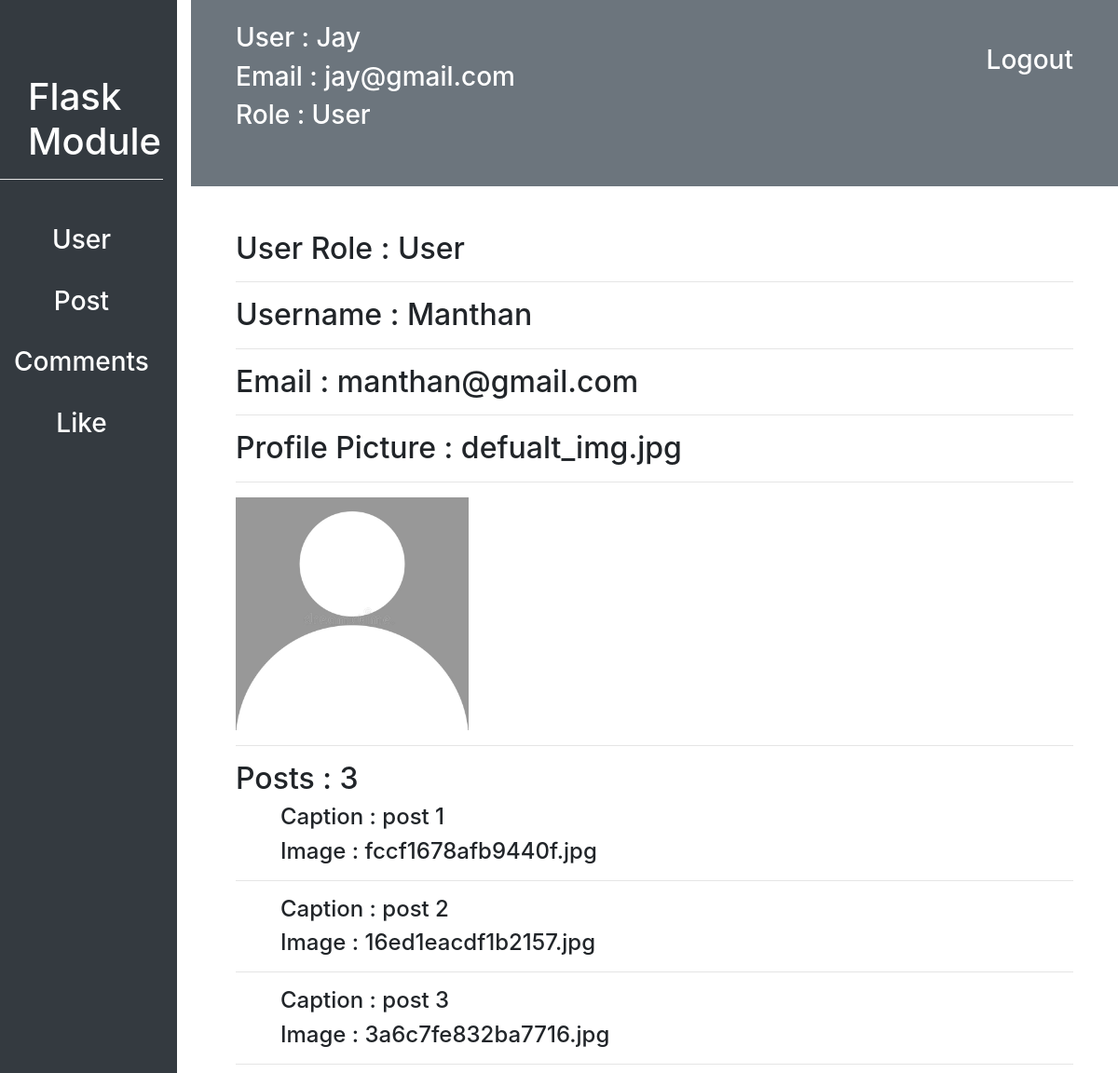
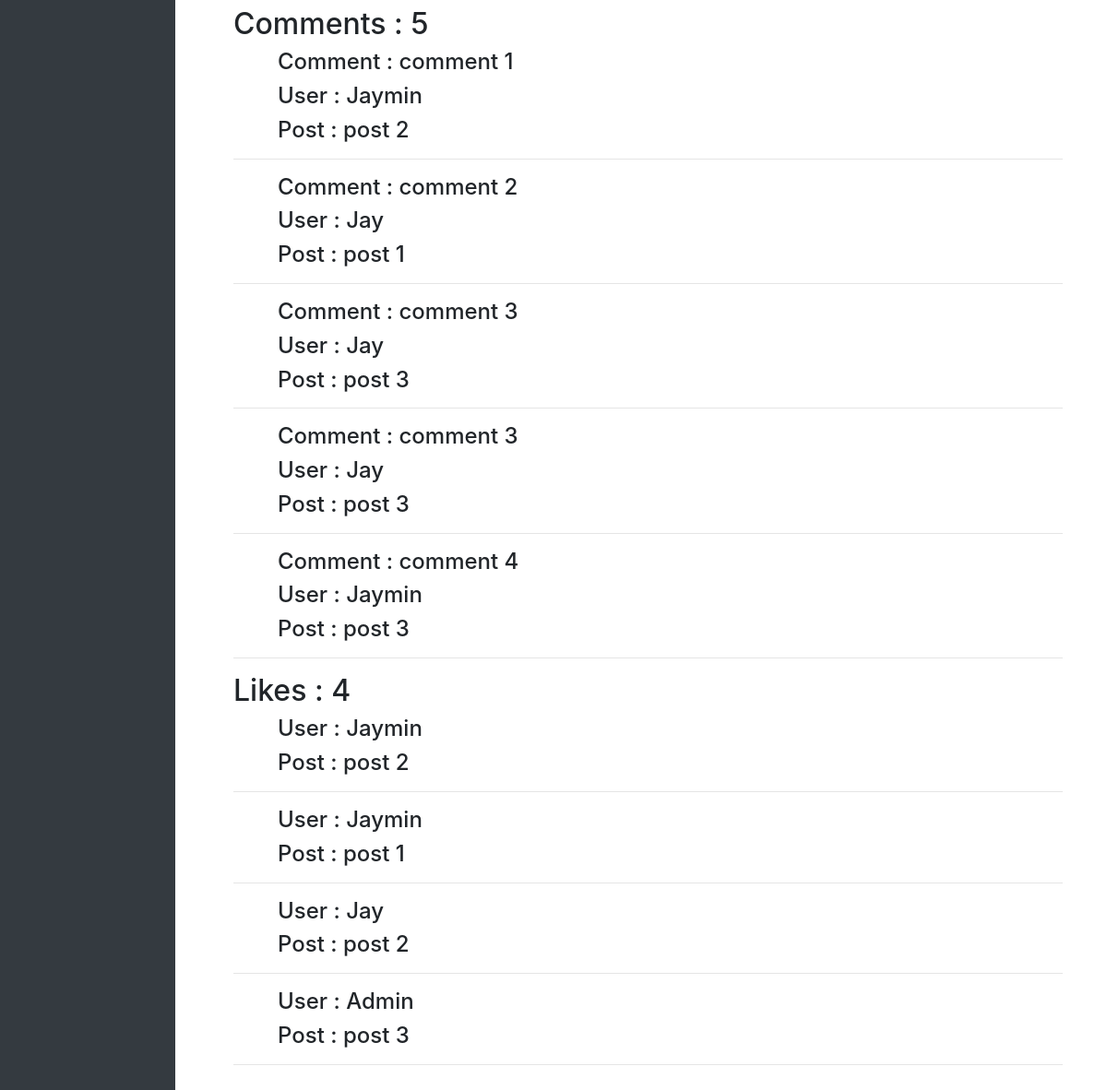
/customadmin/1/user_detail (signed in), run on the app's committed database (2 pictures, top to bottom).
### flask_module/user/models.py (models this page shows, shortened)
class User(db.Model, UserMixin):
    id = db.Column(db.Integer, primary_key=True)
    username = db.Column(db.String(20), unique=True, nullable=False)
    email = db.Column(db.String(30), unique=True, nullable=False)
    profile_picture = db.Column(db.String(70), nullable=False, default="defualt_img.jpg")
    password = db.Column(db.String(15), nullable=False)
    like = db.relationship("Likes", backref="user", lazy=True, cascade = "all, delete, delete-orphan", )
    post = db.relationship("Post", backref="user", lazy=True, cascade = "all, delete, delete-orphan", )
    comment = db.relationship("Comments", backref="user", lazy=True, cascade = "all, delete, delete-orphan", )
    following = db.relationship("User",
                    secondary=connected_user,
                    primaryjoin=id==connected_user.c.parent_id,
                    secondaryjoin=id==connected_user.c.children_id,
                    backref="followed_by")
    role_id = db.Column(db.Integer, db.ForeignKey("role.id"), nullable=False)

class Role(db.Model):
    id = db.Column(db.Integer, primary_key=True)
    name = db.Column(db.String(20), unique=True, nullable=False)
    user = db.relationship("User", backref="role")

### flask_module/posts/models.py (models this page shows, shortened)
class Post(db.Model):
    id = db.Column(db.Integer, primary_key=True)
    image = db.Column(db.String(70), nullable=False)
    caption = db.Column(db.String(20), nullable=False)
    created_at = db.Column(db.DateTime, nullable=False, default=datetime.now())
    user_id = db.Column(db.Integer, db.ForeignKey("user.id"), nullable=False)
    comment = db.relationship("Comments", backref="post", lazy=True, cascade = "all, delete, delete-orphan", )
    likes = db.relationship("Likes", backref="post", lazy=True, cascade = "all, delete, delete-orphan", )

class Comments(db.Model):
    id = db.Column(db.Integer, primary_key=True)
    user_id = db.Column(db.Integer, db.ForeignKey("user.id"), nullable=False)
    post_id = db.Column(db.Integer, db.ForeignKey("post.id"), nullable=False)
    comment = db.Column(db.String(200), nullable=True)

class Likes(db.Model):
    id = db.Column(db.Integer, primary_key=True)
    user_id = db.Column(db.Integer, db.ForeignKey("user.id"), nullable=False)
    post_id = db.Column(db.Integer, db.ForeignKey("post.id"), nullable=False)

### flask_module/customadmin/routes.py (the view)
@customadmin.route("/customadmin/<int:user_id>/user_detail")
@login_required
def user_detail(user_id):
    user = User.query.filter_by(id=user_id).first()
    return render_template("customadmin/users/user_detail.html", user=user)

### flask_module/customadmin/routes.py (called while the page is built)
def login_required(f):
    @wraps(f)
    def decorated_function(*args, **kwargs):
        if current_user.is_authenticated is False:
            return redirect(url_for('customadmin.login'))
        return f(*args, **kwargs)
    return decorated_function

### flask_module/user/models.py (called while the page is built)
@login_manager.user_loader
def load_user(user_id):
    return User.query.filter_by(id=int(user_id)).first()

### flask_module/templates/customadmin/users/user_detail.html
{% extends "customadmin/dashboard.html" %}
{% block contant %}
<div class="m-5">
    <h2>User Role : {{user.role.name}}</h2>
    <hr>
    <h2>Username : {{user.username}}</h2>
    <hr>
    <h2>Email : {{user.email}}</h2>
    <hr>
    <h2>Profile Picture : {{user.profile_picture}}</h2>
    <hr>
    <img src="{{ url_for('static', filename='images/'+user.profile_picture) }}" alt="" style="height: 250px;">
    <hr>
    <h2>Posts : {{user.post|length}}</h2>
    {% for post in user.post %}
        <h4 class="ml-5">Caption : {{post.caption}}</h4>
        <h4 class="ml-5">Image : {{post.image}}</h4>
        <hr>
    {% endfor %}
    <h2>Comments : {{user.comment|length}}</h2>
    {% for comment in user.comment %}
        <h4 class="ml-5">Comment : {{comment.comment}}</h4>
        <h4 class="ml-5">User : {{comment.post.user.username}}</h4>
        <h4 class="ml-5">Post : {{comment.post.caption}}</h4>
        <hr>
    {% endfor %}
    <h2>Likes : {{user.like|length}}</h2>
    {% for like in user.like %}
        <h4 class="ml-5">User : {{like.post.user.username}}</h4>
        <h4 class="ml-5">Post : {{like.post.caption}}</h4>
        <hr>
    {% endfor %}
</div>
{% endblock contant %}

### flask_module/templates/customadmin/dashboard.html (shortened to what this page needs)
<!DOCTYPE html>
<html lang="en">
<head>
    <link rel="stylesheet" href="{{ url_for('static', filename='css/bootstrap.css') }}">
</head>
<body>
    <div class="row" id="sidebar">
        <div class="col bg-dark">
            <div id="module-title">
                <h1 class="text-white">Flask Module</h1>
            </div>
            <hr style="background: white">
            <div class="mt-5 text-center">
                <a href="{{url_for('customadmin.dashboard', username=current_user.username)}}"><h3 class="text-white">User</h3></a><br>
                <a href="{{url_for('customadmin.post_list')}}"><h3 class="text-white">Post</h3></a><br>
                <a href="{{url_for('customadmin.comments_list')}}"><h3 class="text-white">Comments</h3></a><br>
                <a href="{{url_for('customadmin.like_list')}}"><h3 class="text-white">Like</h3></a><br>
            </div>
        </div>
        <div class="col-10">
            <div id="navbar" class="bg-secondary">
                <a href="{{url_for('customadmin.logout')}}"><h3 class="float-right px-5 pt-5 text-white">Logout</h3></a>
                <h3 class="text-white pt-4 px-5">User : {{current_user.username}}</h3>
                <h3 class="text-white px-5">Email : {{current_user.email}}</h3>
                <h3 class="text-white px-5">Role : {{current_user.role.name}}</h3>
            </div>
            {% block contant %}{% endblock contant %}
        </div>
    </div>
</body>
</html>

### flask_module/templates/customadmin/dashboard.html (style rules this page uses)
#sidebar { height: 900px; }
#module-title { margin-top: 80px; margin-left: 30px; }
#navbar { height: 200px; }

### data on the page
User: username "Jay", email "jay@gmail.com"
Role: role.name "User"
User: username "Manthan", email "manthan@gmail.com", profile_picture "defualt_img.jpg", profile_picture (picture)
Post: caption "post 1", image "fccf1678afb9440f.jpg"
Post: caption "post 2", image "16ed1eacdf1b2157.jpg"
Post: caption "post 3", image "3a6c7fe832ba7716.jpg"
Comments: comment "comment 1", post.user.username "Jaymin", post.caption "post 2"
Comments: comment "comment 2", post.user.username "Jay", post.caption "post 1"
Comments: comment "comment 3", post.user.username "Jay", post.caption "post 3"
Comments: comment "comment 3", post.user.username "Jay", post.caption "post 3"
Comments: comment "comment 4", post.user.username "Jaymin", post.caption "post 3"
Likes: post.user.username "Jaymin", post.caption "post 2"
Likes: post.user.username "Jaymin", post.caption "post 1"
Likes: post.user.username "Jay", post.caption "post 2"
Likes: post.user.username "Admin", post.caption "post 3"

### other printed values
{{ user.post|length }} "3"
{{ user.comment|length }} "5"
{{ user.like|length }} "4"
